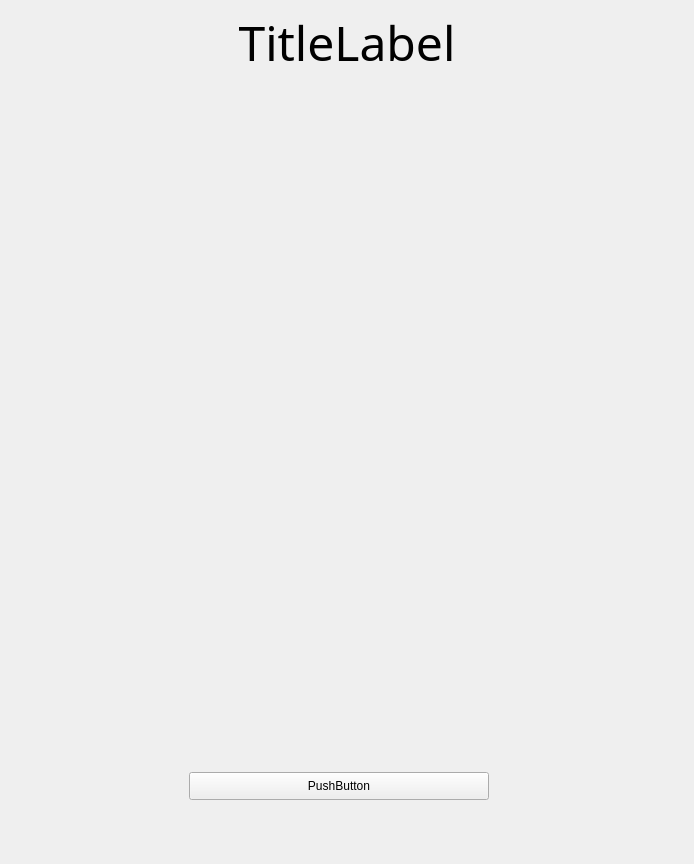
<?xml version="1.0" encoding="UTF-8"?>
<ui version="4.0">
 <class>MainWindow</class>
 <widget class="QMainWindow" name="MainWindow">
  <property name="geometry">
   <rect>
    <x>0</x>
    <y>0</y>
    <width>694</width>
    <height>864</height>
   </rect>
  </property>
  <property name="cursor">
   <cursorShape>ArrowCursor</cursorShape>
  </property>
  <property name="windowTitle">
   <string>MainWindow</string>
  </property>
  <property name="layoutDirection">
   <enum>Qt::LeftToRight</enum>
  </property>
  <property name="autoFillBackground">
   <bool>false</bool>
  </property>
  <property name="styleSheet">
   <string notr="true">text-align:center;</string>
  </property>
  <property name="dockOptions">
   <set>QMainWindow::AllowTabbedDocks|QMainWindow::AnimatedDocks</set>
  </property>
  <widget class="QWidget" name="MainLayout">
   <layout class="QVBoxLayout" name="verticalLayout">
    <item>
     <widget class="QLabel" name="TitleLabel">
      <property name="sizePolicy">
       <sizepolicy hsizetype="Preferred" vsizetype="Maximum">
        <horstretch>0</horstretch>
        <verstretch>0</verstretch>
       </sizepolicy>
      </property>
      <property name="font">
       <font>
        <family>Arial Rounded MT Bold</family>
        <pointsize>36</pointsize>
       </font>
      </property>
      <property name="text">
       <string>TitleLabel</string>
      </property>
      <property name="alignment">
       <set>Qt::AlignCenter</set>
      </property>
      <property name="margin">
       <number>20</number>
      </property>
     </widget>
    </item>
    <item>
     <widget class="QWidget" name="centralWidget" native="true">
      <widget class="QPushButton" name="pushButton">
       <property name="geometry">
        <rect>
         <x>180</x>
         <y>690</y>
         <width>300</width>
         <height>28</height>
        </rect>
       </property>
       <property name="sizePolicy">
        <sizepolicy hsizetype="Fixed" vsizetype="Fixed">
         <horstretch>0</horstretch>
         <verstretch>0</verstretch>
        </sizepolicy>
       </property>
       <property name="minimumSize">
        <size>
         <width>300</width>
         <height>0</height>
        </size>
       </property>
       <property name="text">
        <string>PushButton</string>
       </property>
      </widget>
     </widget>
    </item>
   </layout>
  </widget>
 </widget>
 <resources/>
 <connections/>
</ui>
